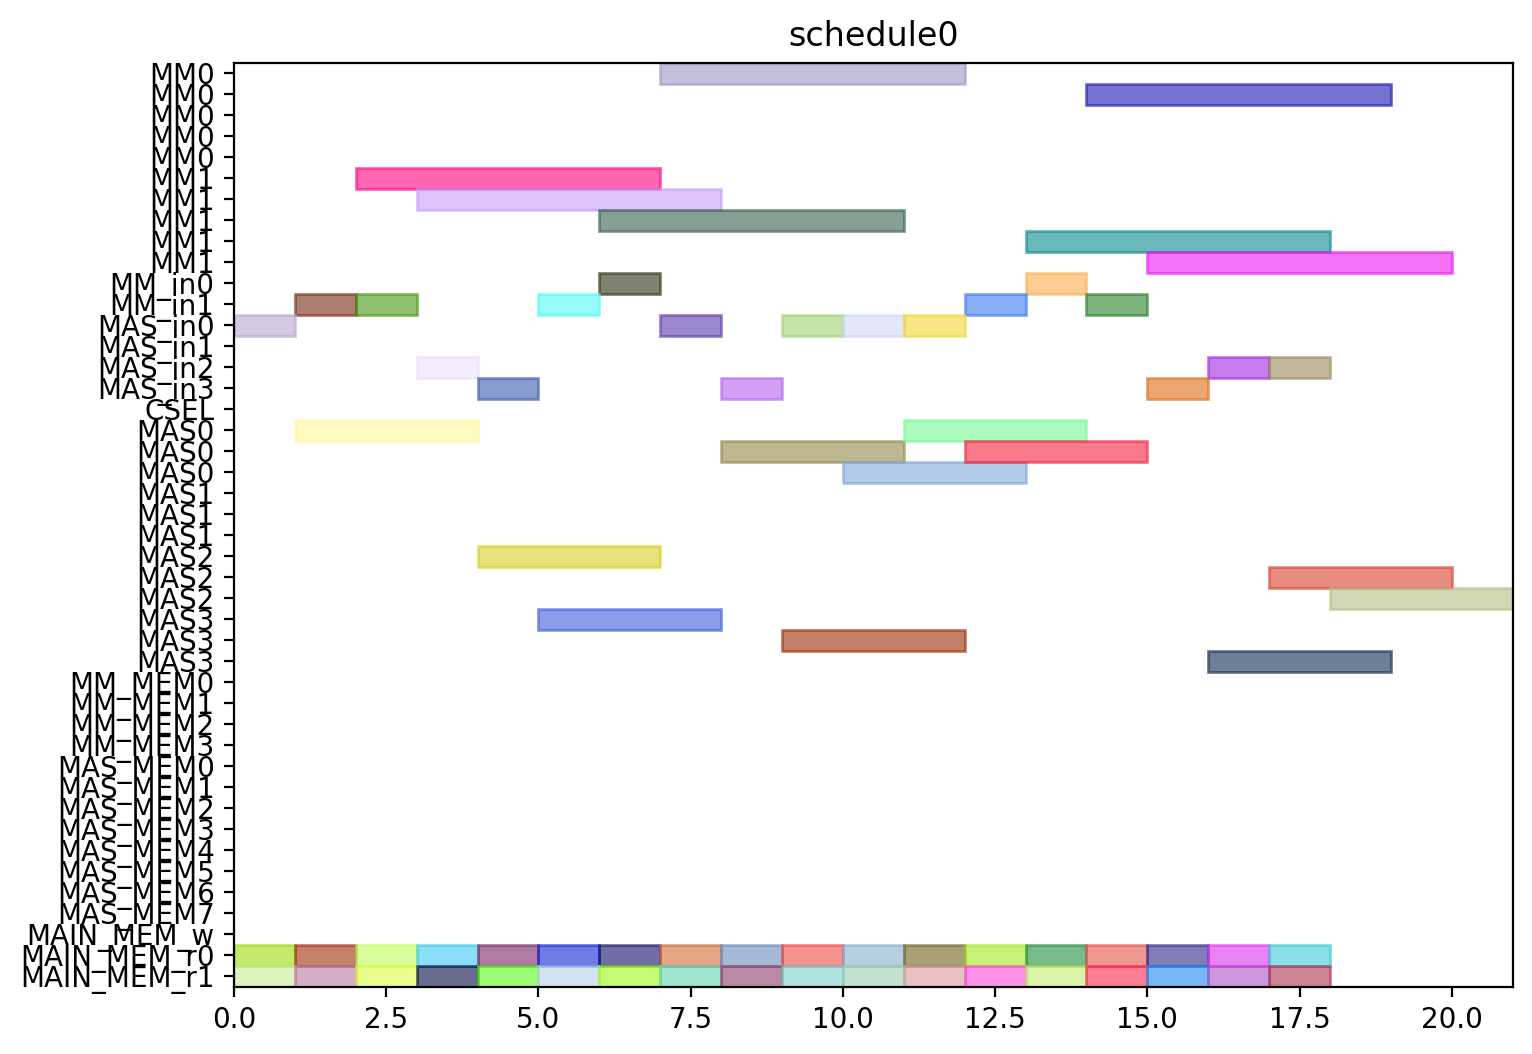

Recreate this plot in Python.
from pyschedule import Scenario, solvers, plotters, alt


def solve():
	horizon = 120
	S = Scenario("schedule0", horizon=horizon)

	# resource
	MM = S.Resources('MM', num=2, size=5)
	MM_in = S.Resources('MM_in', num=2)
	MAS_in = S.Resources('MAS_in', num=4)
	CSEL = S.Resource('CSEL')
	MAS = S.Resources('MAS', num=4, size=3, periods=range(1, horizon))
	MM_MEM = S.Resources('MM_MEM', num=4)
	MAS_MEM = S.Resources('MAS_MEM', num=8)
	MAIN_MEM_w = S.Resource('MAIN_MEM_w', size=1)
	MAIN_MEM_r = S.Resources('MAIN_MEM_r', num=2)

	# result of previous scheduling

	# new tasks
	t0_t0 = S.Task('t0_t0', length=3, delay_cost=1)
	t0_t0 += alt(MAS)
	t0_t0_in = S.Task('t0_t0_in', length=1, delay_cost=1)
	t0_t0_in += alt(MAS_in)
	S += t0_t0_in*MAS_in[0]<=t0_t0*MAS[0]

	S += t0_t0_in*MAS_in[1]<=t0_t0*MAS[1]

	S += t0_t0_in*MAS_in[2]<=t0_t0*MAS[2]

	S += t0_t0_in*MAS_in[3]<=t0_t0*MAS[3]

	t0_t0_mem0 = S.Task('t0_t0_mem0', length=1, delay_cost=1)
	t0_t0_mem0 += MAIN_MEM_r[0]
	S += t0_t0_mem0 <= t0_t0

	t0_t0_mem1 = S.Task('t0_t0_mem1', length=1, delay_cost=1)
	t0_t0_mem1 += MAIN_MEM_r[1]
	S += t0_t0_mem1 <= t0_t0

	t0_t1 = S.Task('t0_t1', length=3, delay_cost=1)
	t0_t1 += alt(MAS)
	t0_t1_in = S.Task('t0_t1_in', length=1, delay_cost=1)
	t0_t1_in += alt(MAS_in)
	S += t0_t1_in*MAS_in[0]<=t0_t1*MAS[0]

	S += t0_t1_in*MAS_in[1]<=t0_t1*MAS[1]

	S += t0_t1_in*MAS_in[2]<=t0_t1*MAS[2]

	S += t0_t1_in*MAS_in[3]<=t0_t1*MAS[3]

	t0_t1_mem0 = S.Task('t0_t1_mem0', length=1, delay_cost=1)
	t0_t1_mem0 += MAIN_MEM_r[0]
	S += t0_t1_mem0 <= t0_t1

	t0_t1_mem1 = S.Task('t0_t1_mem1', length=1, delay_cost=1)
	t0_t1_mem1 += MAIN_MEM_r[1]
	S += t0_t1_mem1 <= t0_t1

	t0_t3 = S.Task('t0_t3', length=5, delay_cost=1)
	t0_t3 += alt(MM)
	t0_t3_in = S.Task('t0_t3_in', length=1, delay_cost=1)
	t0_t3_in += alt(MM_in)
	S += t0_t3_in*MM_in[0]<=t0_t3*MM[0]
	S += t0_t3_in*MM_in[1]<=t0_t3*MM[1]
	t0_t3_mem0 = S.Task('t0_t3_mem0', length=1, delay_cost=1)
	t0_t3_mem0 += MAIN_MEM_r[0]
	S += t0_t3_mem0 <= t0_t3

	t0_t3_mem1 = S.Task('t0_t3_mem1', length=1, delay_cost=1)
	t0_t3_mem1 += MAIN_MEM_r[1]
	S += t0_t3_mem1 <= t0_t3

	t1_t0 = S.Task('t1_t0', length=3, delay_cost=1)
	t1_t0 += alt(MAS)
	t1_t0_in = S.Task('t1_t0_in', length=1, delay_cost=1)
	t1_t0_in += alt(MAS_in)
	S += t1_t0_in*MAS_in[0]<=t1_t0*MAS[0]

	S += t1_t0_in*MAS_in[1]<=t1_t0*MAS[1]

	S += t1_t0_in*MAS_in[2]<=t1_t0*MAS[2]

	S += t1_t0_in*MAS_in[3]<=t1_t0*MAS[3]

	t1_t0_mem0 = S.Task('t1_t0_mem0', length=1, delay_cost=1)
	t1_t0_mem0 += MAIN_MEM_r[0]
	S += t1_t0_mem0 <= t1_t0

	t1_t0_mem1 = S.Task('t1_t0_mem1', length=1, delay_cost=1)
	t1_t0_mem1 += MAIN_MEM_r[1]
	S += t1_t0_mem1 <= t1_t0

	t1_t1 = S.Task('t1_t1', length=3, delay_cost=1)
	t1_t1 += alt(MAS)
	t1_t1_in = S.Task('t1_t1_in', length=1, delay_cost=1)
	t1_t1_in += alt(MAS_in)
	S += t1_t1_in*MAS_in[0]<=t1_t1*MAS[0]

	S += t1_t1_in*MAS_in[1]<=t1_t1*MAS[1]

	S += t1_t1_in*MAS_in[2]<=t1_t1*MAS[2]

	S += t1_t1_in*MAS_in[3]<=t1_t1*MAS[3]

	t1_t1_mem0 = S.Task('t1_t1_mem0', length=1, delay_cost=1)
	t1_t1_mem0 += MAIN_MEM_r[0]
	S += t1_t1_mem0 <= t1_t1

	t1_t1_mem1 = S.Task('t1_t1_mem1', length=1, delay_cost=1)
	t1_t1_mem1 += MAIN_MEM_r[1]
	S += t1_t1_mem1 <= t1_t1

	t1_t3 = S.Task('t1_t3', length=5, delay_cost=1)
	t1_t3 += alt(MM)
	t1_t3_in = S.Task('t1_t3_in', length=1, delay_cost=1)
	t1_t3_in += alt(MM_in)
	S += t1_t3_in*MM_in[0]<=t1_t3*MM[0]
	S += t1_t3_in*MM_in[1]<=t1_t3*MM[1]
	t1_t3_mem0 = S.Task('t1_t3_mem0', length=1, delay_cost=1)
	t1_t3_mem0 += MAIN_MEM_r[0]
	S += t1_t3_mem0 <= t1_t3

	t1_t3_mem1 = S.Task('t1_t3_mem1', length=1, delay_cost=1)
	t1_t3_mem1 += MAIN_MEM_r[1]
	S += t1_t3_mem1 <= t1_t3

	t2_t2 = S.Task('t2_t2', length=3, delay_cost=1)
	t2_t2 += alt(MAS)
	t2_t2_in = S.Task('t2_t2_in', length=1, delay_cost=1)
	t2_t2_in += alt(MAS_in)
	S += t2_t2_in*MAS_in[0]<=t2_t2*MAS[0]

	S += t2_t2_in*MAS_in[1]<=t2_t2*MAS[1]

	S += t2_t2_in*MAS_in[2]<=t2_t2*MAS[2]

	S += t2_t2_in*MAS_in[3]<=t2_t2*MAS[3]

	t2_t2_mem0 = S.Task('t2_t2_mem0', length=1, delay_cost=1)
	t2_t2_mem0 += MAIN_MEM_r[0]
	S += t2_t2_mem0 <= t2_t2

	t2_t2_mem1 = S.Task('t2_t2_mem1', length=1, delay_cost=1)
	t2_t2_mem1 += MAIN_MEM_r[1]
	S += t2_t2_mem1 <= t2_t2

	t5_t0 = S.Task('t5_t0', length=5, delay_cost=1)
	t5_t0 += alt(MM)
	t5_t0_in = S.Task('t5_t0_in', length=1, delay_cost=1)
	t5_t0_in += alt(MM_in)
	S += t5_t0_in*MM_in[0]<=t5_t0*MM[0]
	S += t5_t0_in*MM_in[1]<=t5_t0*MM[1]
	t5_t0_mem0 = S.Task('t5_t0_mem0', length=1, delay_cost=1)
	t5_t0_mem0 += MAIN_MEM_r[0]
	S += t5_t0_mem0 <= t5_t0

	t5_t0_mem1 = S.Task('t5_t0_mem1', length=1, delay_cost=1)
	t5_t0_mem1 += MAIN_MEM_r[1]
	S += t5_t0_mem1 <= t5_t0

	t5_t1 = S.Task('t5_t1', length=5, delay_cost=1)
	t5_t1 += alt(MM)
	t5_t1_in = S.Task('t5_t1_in', length=1, delay_cost=1)
	t5_t1_in += alt(MM_in)
	S += t5_t1_in*MM_in[0]<=t5_t1*MM[0]
	S += t5_t1_in*MM_in[1]<=t5_t1*MM[1]
	t5_t1_mem0 = S.Task('t5_t1_mem0', length=1, delay_cost=1)
	t5_t1_mem0 += MAIN_MEM_r[0]
	S += t5_t1_mem0 <= t5_t1

	t5_t1_mem1 = S.Task('t5_t1_mem1', length=1, delay_cost=1)
	t5_t1_mem1 += MAIN_MEM_r[1]
	S += t5_t1_mem1 <= t5_t1

	t5_t2 = S.Task('t5_t2', length=3, delay_cost=1)
	t5_t2 += alt(MAS)
	t5_t2_in = S.Task('t5_t2_in', length=1, delay_cost=1)
	t5_t2_in += alt(MAS_in)
	S += t5_t2_in*MAS_in[0]<=t5_t2*MAS[0]

	S += t5_t2_in*MAS_in[1]<=t5_t2*MAS[1]

	S += t5_t2_in*MAS_in[2]<=t5_t2*MAS[2]

	S += t5_t2_in*MAS_in[3]<=t5_t2*MAS[3]

	t5_t2_mem0 = S.Task('t5_t2_mem0', length=1, delay_cost=1)
	t5_t2_mem0 += MAIN_MEM_r[0]
	S += t5_t2_mem0 <= t5_t2

	t5_t2_mem1 = S.Task('t5_t2_mem1', length=1, delay_cost=1)
	t5_t2_mem1 += MAIN_MEM_r[1]
	S += t5_t2_mem1 <= t5_t2

	t5_t3 = S.Task('t5_t3', length=3, delay_cost=1)
	t5_t3 += alt(MAS)
	t5_t3_in = S.Task('t5_t3_in', length=1, delay_cost=1)
	t5_t3_in += alt(MAS_in)
	S += t5_t3_in*MAS_in[0]<=t5_t3*MAS[0]

	S += t5_t3_in*MAS_in[1]<=t5_t3*MAS[1]

	S += t5_t3_in*MAS_in[2]<=t5_t3*MAS[2]

	S += t5_t3_in*MAS_in[3]<=t5_t3*MAS[3]

	t5_t3_mem0 = S.Task('t5_t3_mem0', length=1, delay_cost=1)
	t5_t3_mem0 += MAIN_MEM_r[0]
	S += t5_t3_mem0 <= t5_t3

	t5_t3_mem1 = S.Task('t5_t3_mem1', length=1, delay_cost=1)
	t5_t3_mem1 += MAIN_MEM_r[1]
	S += t5_t3_mem1 <= t5_t3

	t7_t0 = S.Task('t7_t0', length=3, delay_cost=1)
	t7_t0 += alt(MAS)
	t7_t0_in = S.Task('t7_t0_in', length=1, delay_cost=1)
	t7_t0_in += alt(MAS_in)
	S += t7_t0_in*MAS_in[0]<=t7_t0*MAS[0]

	S += t7_t0_in*MAS_in[1]<=t7_t0*MAS[1]

	S += t7_t0_in*MAS_in[2]<=t7_t0*MAS[2]

	S += t7_t0_in*MAS_in[3]<=t7_t0*MAS[3]

	t7_t0_mem0 = S.Task('t7_t0_mem0', length=1, delay_cost=1)
	t7_t0_mem0 += MAIN_MEM_r[0]
	S += t7_t0_mem0 <= t7_t0

	t7_t0_mem1 = S.Task('t7_t0_mem1', length=1, delay_cost=1)
	t7_t0_mem1 += MAIN_MEM_r[1]
	S += t7_t0_mem1 <= t7_t0

	t7_t1 = S.Task('t7_t1', length=3, delay_cost=1)
	t7_t1 += alt(MAS)
	t7_t1_in = S.Task('t7_t1_in', length=1, delay_cost=1)
	t7_t1_in += alt(MAS_in)
	S += t7_t1_in*MAS_in[0]<=t7_t1*MAS[0]

	S += t7_t1_in*MAS_in[1]<=t7_t1*MAS[1]

	S += t7_t1_in*MAS_in[2]<=t7_t1*MAS[2]

	S += t7_t1_in*MAS_in[3]<=t7_t1*MAS[3]

	t7_t1_mem0 = S.Task('t7_t1_mem0', length=1, delay_cost=1)
	t7_t1_mem0 += MAIN_MEM_r[0]
	S += t7_t1_mem0 <= t7_t1

	t7_t1_mem1 = S.Task('t7_t1_mem1', length=1, delay_cost=1)
	t7_t1_mem1 += MAIN_MEM_r[1]
	S += t7_t1_mem1 <= t7_t1

	t7_t3 = S.Task('t7_t3', length=5, delay_cost=1)
	t7_t3 += alt(MM)
	t7_t3_in = S.Task('t7_t3_in', length=1, delay_cost=1)
	t7_t3_in += alt(MM_in)
	S += t7_t3_in*MM_in[0]<=t7_t3*MM[0]
	S += t7_t3_in*MM_in[1]<=t7_t3*MM[1]
	t7_t3_mem0 = S.Task('t7_t3_mem0', length=1, delay_cost=1)
	t7_t3_mem0 += MAIN_MEM_r[0]
	S += t7_t3_mem0 <= t7_t3

	t7_t3_mem1 = S.Task('t7_t3_mem1', length=1, delay_cost=1)
	t7_t3_mem1 += MAIN_MEM_r[1]
	S += t7_t3_mem1 <= t7_t3

	t10_t0 = S.Task('t10_t0', length=5, delay_cost=1)
	t10_t0 += alt(MM)
	t10_t0_in = S.Task('t10_t0_in', length=1, delay_cost=1)
	t10_t0_in += alt(MM_in)
	S += t10_t0_in*MM_in[0]<=t10_t0*MM[0]
	S += t10_t0_in*MM_in[1]<=t10_t0*MM[1]
	t10_t0_mem0 = S.Task('t10_t0_mem0', length=1, delay_cost=1)
	t10_t0_mem0 += MAIN_MEM_r[0]
	S += t10_t0_mem0 <= t10_t0

	t10_t0_mem1 = S.Task('t10_t0_mem1', length=1, delay_cost=1)
	t10_t0_mem1 += MAIN_MEM_r[1]
	S += t10_t0_mem1 <= t10_t0

	t10_t1 = S.Task('t10_t1', length=5, delay_cost=1)
	t10_t1 += alt(MM)
	t10_t1_in = S.Task('t10_t1_in', length=1, delay_cost=1)
	t10_t1_in += alt(MM_in)
	S += t10_t1_in*MM_in[0]<=t10_t1*MM[0]
	S += t10_t1_in*MM_in[1]<=t10_t1*MM[1]
	t10_t1_mem0 = S.Task('t10_t1_mem0', length=1, delay_cost=1)
	t10_t1_mem0 += MAIN_MEM_r[0]
	S += t10_t1_mem0 <= t10_t1

	t10_t1_mem1 = S.Task('t10_t1_mem1', length=1, delay_cost=1)
	t10_t1_mem1 += MAIN_MEM_r[1]
	S += t10_t1_mem1 <= t10_t1

	t10_t2 = S.Task('t10_t2', length=3, delay_cost=1)
	t10_t2 += alt(MAS)
	t10_t2_in = S.Task('t10_t2_in', length=1, delay_cost=1)
	t10_t2_in += alt(MAS_in)
	S += t10_t2_in*MAS_in[0]<=t10_t2*MAS[0]

	S += t10_t2_in*MAS_in[1]<=t10_t2*MAS[1]

	S += t10_t2_in*MAS_in[2]<=t10_t2*MAS[2]

	S += t10_t2_in*MAS_in[3]<=t10_t2*MAS[3]

	t10_t2_mem0 = S.Task('t10_t2_mem0', length=1, delay_cost=1)
	t10_t2_mem0 += MAIN_MEM_r[0]
	S += t10_t2_mem0 <= t10_t2

	t10_t2_mem1 = S.Task('t10_t2_mem1', length=1, delay_cost=1)
	t10_t2_mem1 += MAIN_MEM_r[1]
	S += t10_t2_mem1 <= t10_t2

	t10_t3 = S.Task('t10_t3', length=3, delay_cost=1)
	t10_t3 += alt(MAS)
	t10_t3_in = S.Task('t10_t3_in', length=1, delay_cost=1)
	t10_t3_in += alt(MAS_in)
	S += t10_t3_in*MAS_in[0]<=t10_t3*MAS[0]

	S += t10_t3_in*MAS_in[1]<=t10_t3*MAS[1]

	S += t10_t3_in*MAS_in[2]<=t10_t3*MAS[2]

	S += t10_t3_in*MAS_in[3]<=t10_t3*MAS[3]

	t10_t3_mem0 = S.Task('t10_t3_mem0', length=1, delay_cost=1)
	t10_t3_mem0 += MAIN_MEM_r[0]
	S += t10_t3_mem0 <= t10_t3

	t10_t3_mem1 = S.Task('t10_t3_mem1', length=1, delay_cost=1)
	t10_t3_mem1 += MAIN_MEM_r[1]
	S += t10_t3_mem1 <= t10_t3

	solvers.mip.solve(S,msg=1,kind='CPLEX',ratio_gap=1.01)

	solution = [['hoge']*len(S.solution()[1]) for i in range(len(S.solution()))]
	for i in range(len(S.solution())):
		for j in range(len(S.solution()[i])):
			solution[i][j]=str(S.solution()[i][j])
	print(solution)

	cycles = int(solution[-1][3])

	pic_file_name = "/mnt/rose/usr1/fukuda/ABE/multiRAM_multiMAS_16mux/scheduling_result/stage5MM2_stage3MAS4/EP2_DBL_w_EVAL/schedule0.png"
	if(S.solution() != []):
		plotters.matplotlib.plot(S,img_filename=pic_file_name, show_task_labels=False, fig_size=(cycles*0.25+3, 6))

	return solution
